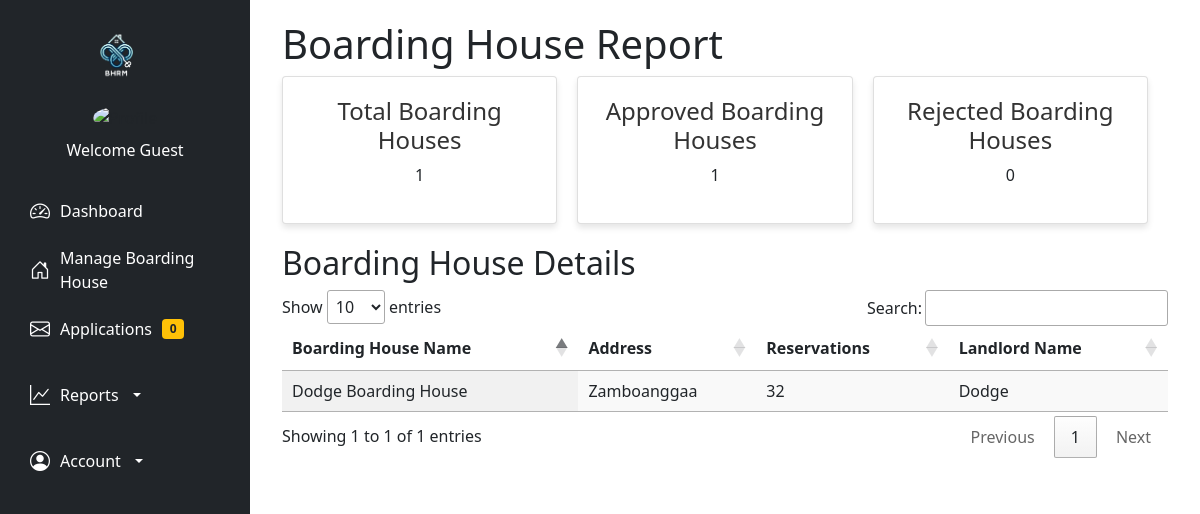
The app's page /reportsboardinghouse.php with its own data.
### tables this page shows
CREATE TABLE `boardinghouses` (
  `id` int(11) NOT NULL,
  `owner` varchar(255) NOT NULL,
  `hname` varchar(25) NOT NULL,
  `haddress` varchar(25) NOT NULL,
  `contact_no` int(255) NOT NULL,
  `landlord` varchar(255) NOT NULL
);

### reportsboardinghouse.php (the view, shortened to what this page needs)
<?php
include('php/connection.php');
$totalBoardingHousesQuery = "SELECT COUNT(*) AS total_houses FROM boardinghouses";
$totalBoardingHousesResult = mysqli_query($conn, $totalBoardingHousesQuery);
$totalBoardingHouses = mysqli_fetch_assoc($totalBoardingHousesResult)['total_houses'];
$statusCountQuery = "SELECT
                        SUM(status = 'Approved') AS approved_count,
                        SUM(status = 'Rejected') AS rejected_count
                     FROM bhapplication";
$statusCountResult = mysqli_query($conn, $statusCountQuery);
$statusCount = mysqli_fetch_assoc($statusCountResult);
$approvedCount = $statusCount['approved_count'];
$rejectedCount = $statusCount['rejected_count'];
$reservationCountQuery = "SELECT hname, COUNT(*) AS reservation_count
                          FROM reservation
                          GROUP BY hname";
$reservationCountResult = mysqli_query($conn, $reservationCountQuery);
$reservationCounts = [];
while ($row = mysqli_fetch_assoc($reservationCountResult)) {
    $reservationCounts[$row['hname']] = $row['reservation_count'];
}
$boardingHouseDetailsQuery = "SELECT * FROM boardinghouses ORDER BY id DESC";
$boardingHouseDetailsResult = mysqli_query($conn, $boardingHouseDetailsQuery);
?>
<!DOCTYPE html>
<html lang="en">
<head>
    <link href="https://cdn.datatables.net/1.10.25/css/jquery.dataTables.min.css" rel="stylesheet">
</head>
<body>
    <?php include 'navadmin.php'; ?>
    <div class="container">
        <h1>Boarding House Report</h1>
        <div class="summary">
            <div class="card">
                <h3>Total Boarding Houses</h3>
                <p><?php echo $totalBoardingHouses; ?></p>
            </div>
            <div class="card">
                <h3>Approved Boarding Houses</h3>
                <p><?php echo $approvedCount; ?></p>
            </div>
            <div class="card">
                <h3>Rejected Boarding Houses</h3>
                <p><?php echo $rejectedCount; ?></p>
            </div>
        </div>
        <h2>Boarding House Details</h2>
        <table id="boardingHouseTable" class="display">
            <thead>
                <tr>
                    <th>Boarding House Name</th>
                    <th>Address</th>
                    <th>Reservations</th>
                    <th>Landlord Name</th>
                </tr>
            </thead>
            <tbody>
                <?php while ($house = mysqli_fetch_assoc($boardingHouseDetailsResult)) {
                    $hname = $house['hname'];
                    $reservations = $reservationCounts[$hname] ?? 0;
                ?>
                    <tr>
                        <td><?php echo $house['hname']; ?></td>
                        <td><?php echo $house['haddress']; ?></td>
                        <td><?php echo $reservations; ?></td>
                        <td><?php echo $house['landlord']; ?></td>
                    </tr>
                <?php } ?>
            </tbody>
        </table>
    </div>
</body>
</html>

### reportsboardinghouse.php (style rules this page uses)
body { font-family: Arial, sans-serif; margin-left: 220px; padding: 20px; }
.summary { display: flex; gap: 20px; margin-bottom: 20px; }
.card { background-color: #fff; border: 1px solid #ddd; border-radius: 8px; padding: 20px; width: calc(33.333% - 20px); box-shadow: 0 4px 6px rgba(0, 0, 0, 0.1); text-align: center; }
.card h3 { font-size: 1.5em; color: #333; }
table.dataTable { width: 100%; margin-top: 20px; border-collapse: collapse; }
table.dataTable th, table.dataTable td { padding: 15px; text-align: left; }

### navadmin.php (style rules this page uses)
body { margin-left: 250px; transition: margin-left 0.3s ease; }

### records on screen
boardinghouses: hname "Dodge Boarding House", haddress "Zamboanggaa", hname "32", landlord "Dodge"

### other values on screen
$fetch['fname'] "Guest"
$newReservations "0"
$totalBoardingHouses "1"
$approvedCount "1"
$rejectedCount "0"
